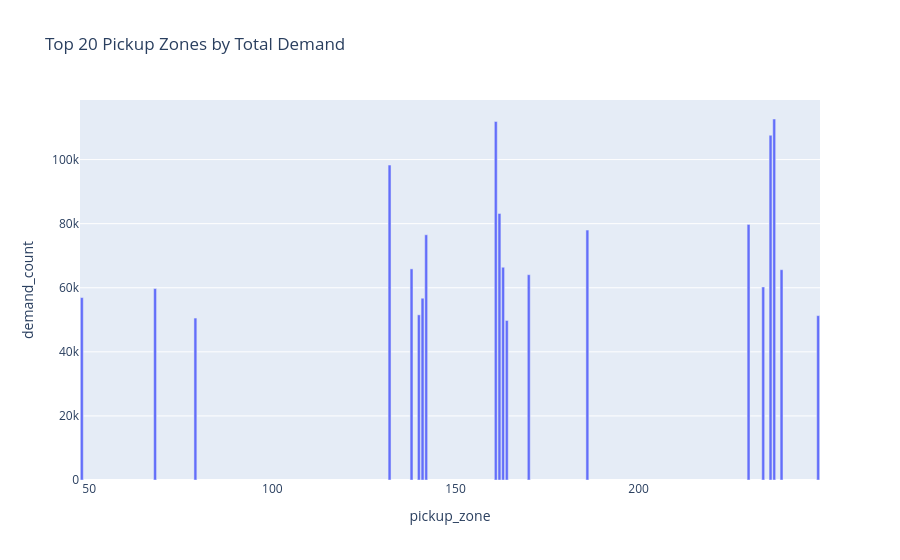

Notebook code cell kept with this figure:
### Code cell
px.bar(
    zone_demand.head(20),
    x="pickup_zone",
    y="demand_count",
    title="Top 20 Pickup Zones by Total Demand"
)

### Figure 1 — Plotly figure (JSON) as saved in the notebook; plotly's stock layout.template omitted (floating-point values rounded to 4 significant figures)
{"data": [{"hovertemplate": "pickup_zone=%{x}<br>demand_count=%{y}<extra></extra>", "legendgroup": "", "marker": {"color": "#636efa", "pattern": {"shape": ""}}, "name": "", "orientation": "v", "showlegend": false, "textposition": "auto", "type": "bar", "x": [237, 161, 236, 132, 162, 230, 186, 142, 163, 138, 239, 170, 234, 68, 48, 141, 140, 249, 79, 164], "xaxis": "x", "y": [112663, 111886, 107596, 98279, 83184, 79760, 78010, 76532, 66397, 65888, 65632, 64072, 60241, 59740, 56932, 56729, 51543, 51295, 50538, 49785], "yaxis": "y"}], "layout": {"barmode": "relative", "legend": {"tracegroupgap": 0}, "title": {"text": "Top 20 Pickup Zones by Total Demand"}, "xaxis": {"anchor": "y", "domain": [0, 1], "title": {"text": "pickup_zone"}}, "yaxis": {"anchor": "x", "domain": [0, 1], "title": {"text": "demand_count"}}}}
